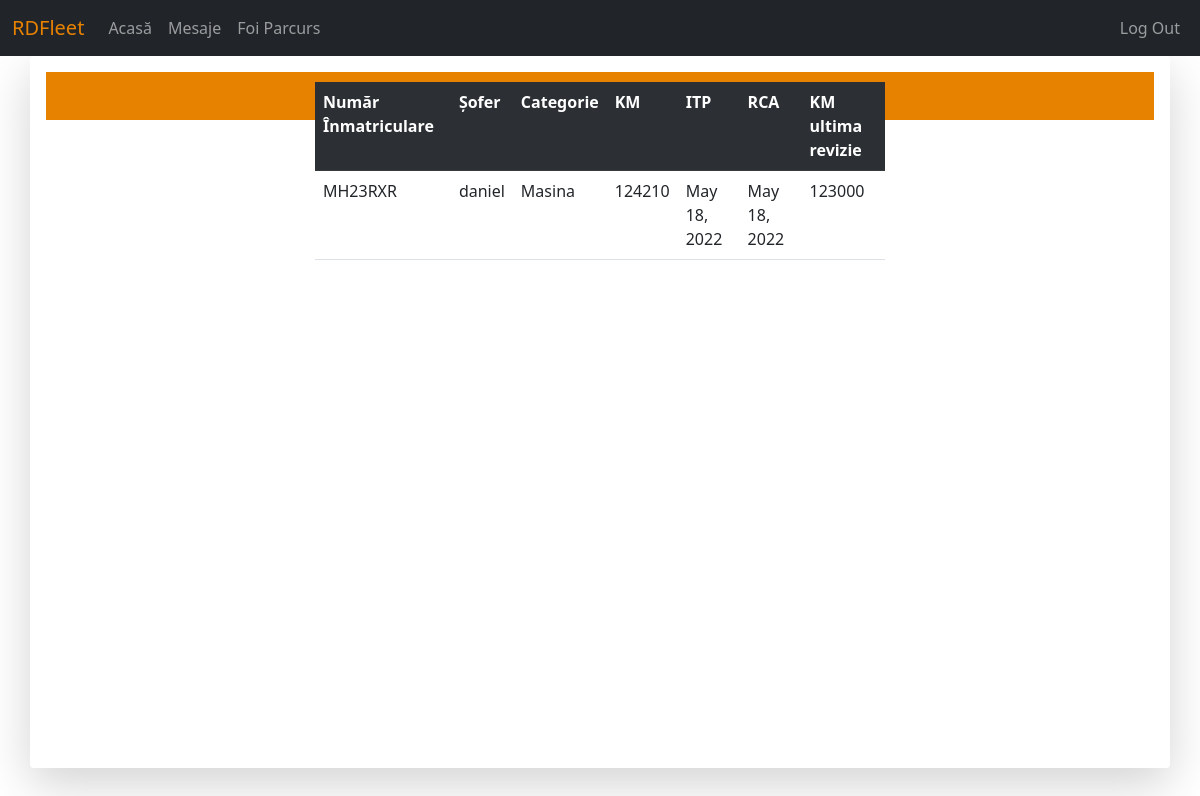
The page /vehicles/3/ (signed in) on the database as committed earlier.
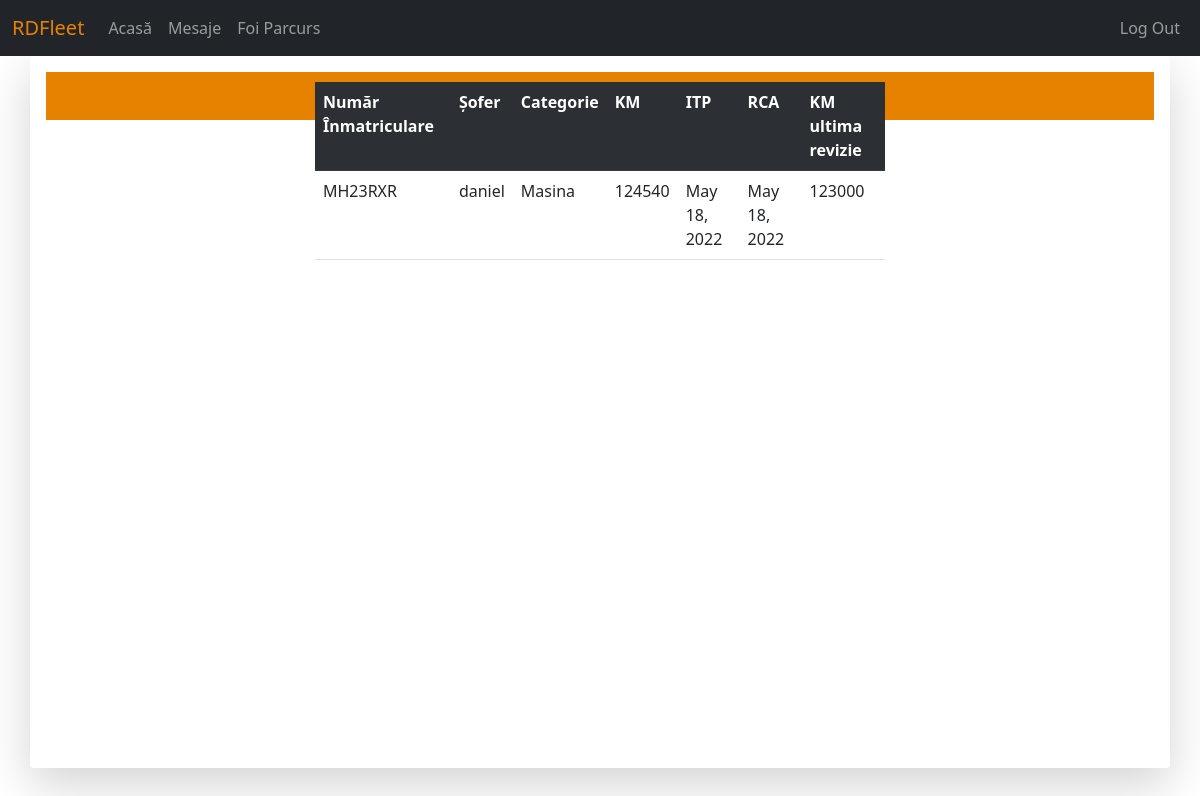
The same page on the database as committed later.
### vehicles/models.py (models this page shows, shortened)
class Vehicle(models.Model):
	vehicle_plate = models.CharField(max_length = 10, unique = True, verbose_name = "Număr înmatriculare")
	vehicle_odometer = models.PositiveIntegerField(verbose_name = "Kilometraj")
	vehicle_itp = models.DateField(verbose_name = "ITP expiră la")
	vehicle_rca = models.DateField(verbose_name = "RCA expiră la")
	vehicle_last_service = models.PositiveIntegerField(verbose_name = "Ultimul service efectuat KM")
	vehicle_driver = models.ForeignKey(settings.AUTH_USER_MODEL, on_delete=models.SET_NULL, null = True, verbose_name = "Șoferul", blank = True)
	vehicle_category = models.ForeignKey(Category, on_delete=models.SET_NULL, null = True, verbose_name = "Categoria", blank = True)

class Category(models.Model):
	category_name = models.CharField(max_length = 50, unique = True, verbose_name = "Categorie")
	def __str__(self):
		return self.category_name

### vehicles/views.py (the view)
# urls.py: path('<int:id>/', views.VehicleView.as_view(), name='vehicle-detail-view'),
class VehicleView(View):
	template_name = 'vehicles/vehicle_detail.html'
	def get(self, request, id, *args, **kwargs):
		context = {}
		if id != None:
			obj = get_object_or_404(Vehicle, id=id)
			context['vehicle'] = obj
		return render(request, self.template_name, context)

### vehicles/templates/vehicles/vehicle_detail.html (shortened to what this page needs)
{% extends 'base.html' %}
{% block content %}
	<h1 style="background-color: #e78200; text-align: center;">{{ vehicle.vehicle_plate }}</h1>
	<div class="position-absolute start-50 translate-middle" style="top: 17.3%">
	<table class="table table-striped table-hover vehlist">
		<tr class="table-dark">
			<th>Număr Înmatriculare</th>
			<th>Șofer</th>
			<th>Categorie</th>
			<th>KM</th>
			<th>ITP</th>
			<th>RCA</th>
			<th>KM ultima revizie</th>
		</tr>
		<tr>
			<td>{{ vehicle.vehicle_plate }}</td>
			<td>{{ vehicle.vehicle_driver }}</td>
			<td>{{ vehicle.vehicle_category }}</td>
			<td>{{ vehicle.vehicle_odometer }}</td>
			<td>{{ vehicle.vehicle_itp }}</td>
			<td>{{ vehicle.vehicle_rca }}</td>
			<td>{{ vehicle.vehicle_last_service }}</td>
		</tr>
	</table>
	</div>
{% endblock %}

Rows that differ between the two databases and show on the page:
changed Vehicle "MH23RXR": vehicle_odometer "124210" → "124540"
